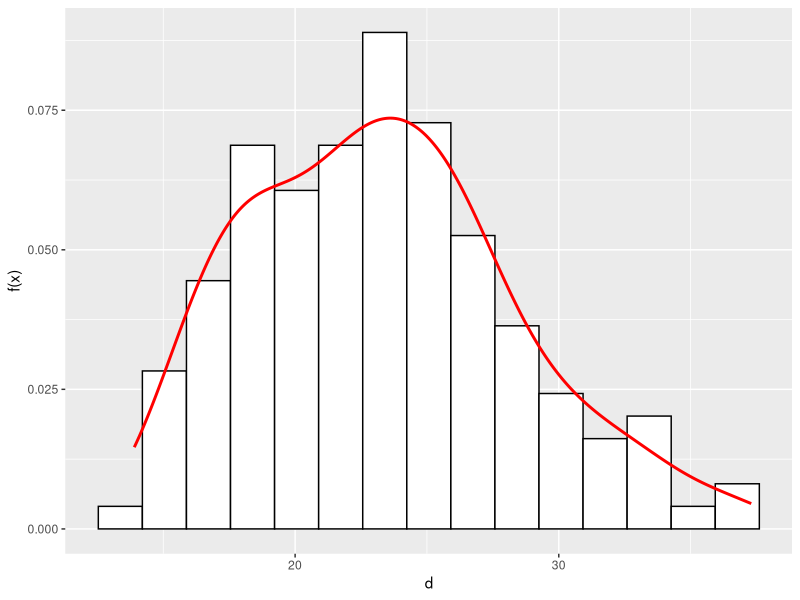

The R script that drew this image:
## ---- chunk 1
# Näide R keskkonnas
# Laadime peatükis kasutatavad paketid
library(dplyr)
library(ggplot2)
## ---- chunk 2
set.seed(123)
## ---- chunk 3
# Laadime proovitükkide andmed
df <- readxl::read_excel("data/naited.xlsx","prt_andmed")

# koostame diameetrite histogrammi
ggplot(df, aes(d)) +
  geom_histogram(
    aes(y = after_stat(density)),
    bins = 15,
    fill = "white",
    color = "black"
  ) +
  geom_density(color = "red", lwd = 1) +
  labs(y = "f(x)")

